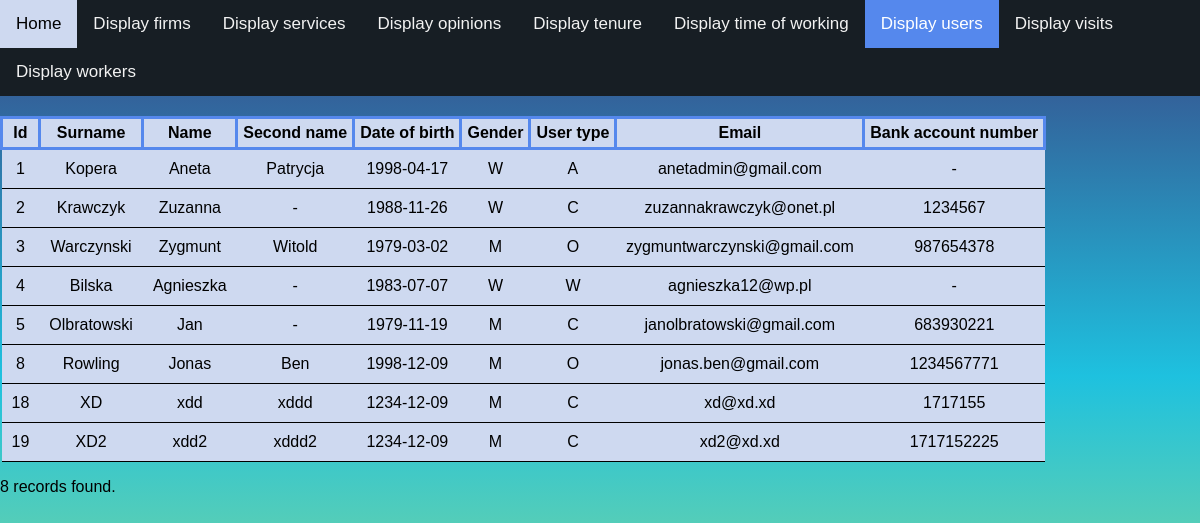
/display_users.php (signed in), run on the app's committed database.
### tables this page shows
CREATE TABLE `users` (
  `id` int(5) NOT NULL,
  `surname` varchar(50) NOT NULL,
  `name` varchar(50) NOT NULL,
  `name2` varchar(50) DEFAULT NULL,
  `dateOfBirth` date NOT NULL,
  `gender` char(1) NOT NULL,
  `userType` char(1) NOT NULL,
  `email` varchar(50) NOT NULL,
  `password` varchar(50) NOT NULL,
  `bankAccountNumber` int(15) DEFAULT NULL
);

### display_users.php (the view, shortened to what this page needs)
<!DOCTYPE html>
<html>
<head>
<link rel="stylesheet" href="style.css">
</head>
<body>
<div class="topnav">
  <a href="mainMenu.php">Home</a>
  <a href="display_firms.php">Display firms</a>
  <a href="display_services.php" >Display services</a>
  <a href="display_opinions.php">Display opinions</a>
  <a href="display_tenure.php" >Display tenure</a>
  <a href="display_timeofworking.php" >Display time of working</a>
  <a class="active">Display users</a>
  <a href="display_visits.php">Display visits</a>
  <a href="display_workers.php">Display workers</a>
</div>
<?php
require_once "configuration.php";
$dbConnection = new PDO("mysql:host=$dbHost;dbname=$dbName", $dbUsername, $dbPassword);
$dbConnection->setAttribute(PDO::ATTR_ERRMODE, PDO::ERRMODE_EXCEPTION);
$dbConnection->query('SET CHARSET utf8');
$query = "SELECT * FROM users";
$statement = $dbConnection->prepare($query);
$statement->execute();
if ($statement->rowCount() > 0)
{
    echo "<table>";
    $result = $statement->fetchAll(PDO::FETCH_OBJ);
	echo "<th>Id</th> <th>Surname</th><th>Name</th><th>Second name</th><th>Date of birth</th><th>Gender</th> ";
	echo "<th>User type</th><th>Email</th><th>Bank account number</th>";
    foreach ($result as $row)
    {
		if($row->name2==null){$row->name2="-";}
		if($row->bankAccountNumber==null){$row->bankAccountNumber="-";}
        echo "<tr>";
        echo "<td>" . $row->id . "</td><td>" . $row->surname . "</td><td>" . $row->name . "</td>
		<td>" . $row->name2 . "</td><td>" . $row->dateOfBirth . "</td><td>"  . $row->gender . "</td>
		<td>" . $row->userType . "</td><td>" . $row->email . "</td><td>"  . $row->bankAccountNumber . "</td>";
        echo "</tr>";
    }
    echo "</table>";
}
echo "<p>" . $statement->rowCount() . " records found.</p>";
?>
</body>
</html>

### style.css (style rules this page uses)
html, body { height: 100%; width: 100%; }
body { margin: 0; font-family: Arial, Helvetica, sans-serif; background: rgb(185,228,113); background: linear-gradient(0deg, rgba(185,228,113,1) 0%, rgba(30,193,223,1) 53%, rgba(54,85,145,1) 93%); }
table { margin-top:20px; border-collapse: collapse; }
table th { border: 3px solid #5588ed; background-color:#ced9f0; padding:5px; text-align: center; }
table tr { background-color:#ced9f0; border-bottom: 1px solid #000000; padding:10px; text-align:center; }
table td { padding:10px; }
.topnav { overflow: hidden; background-color:#171e24; }
.topnav a { float: left; color: #f2f2f2; text-align: center; padding: 14px 16px; text-decoration: none; font-size: 17px; }
.topnav a.active { background-color: #5588ed; color: white; }

### data on the page
users: id "1", surname "Kopera", name "Aneta", name2 "Patrycja", dateOfBirth "1998-04-17", gender "W", userType "A", email "anetadmin@gmail.com", bankAccountNumber "-"
users: id "2", surname "Krawczyk", name "Zuzanna", name2 "-", dateOfBirth "1988-11-26", gender "W", userType "C", email "zuzannakrawczyk@onet.pl", bankAccountNumber "1234567"
users: id "3", surname "Warczynski", name "Zygmunt", name2 "Witold", dateOfBirth "1979-03-02", gender "M", userType "O", email "zygmuntwarczynski@gmail.com", bankAccountNumber "987654378"
users: id "4", surname "Bilska", name "Agnieszka", name2 "-", dateOfBirth "1983-07-07", gender "W", userType "W", email "agnieszka12@wp.pl", bankAccountNumber "-"
users: id "5", surname "Olbratowski", name "Jan", name2 "-", dateOfBirth "1979-11-19", gender "M", userType "C", email "janolbratowski@gmail.com", bankAccountNumber "683930221"
users: id "8", surname "Rowling", name "Jonas", name2 "Ben", dateOfBirth "1998-12-09", gender "M", userType "O", email "jonas.ben@gmail.com", bankAccountNumber "1234567771"
users: id "18", surname "XD", name "xdd", name2 "xddd", dateOfBirth "1234-12-09", gender "M", userType "C", email "xd@xd.xd", bankAccountNumber "1717155"
users: id "19", surname "XD2", name "xdd2", name2 "xddd2", dateOfBirth "1234-12-09", gender "M", userType "C", email "xd2@xd.xd", bankAccountNumber "1717152225"

### other printed values
$statement->rowCount() "8"
